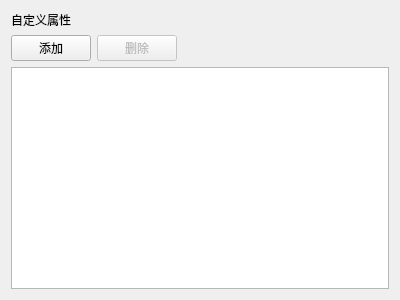
<?xml version="1.0" encoding="UTF-8"?>
<ui version="4.0">
 <class>CustomAttributesFrame</class>
 <widget class="QFrame" name="CustomAttributesFrame">
  <property name="geometry">
   <rect>
    <x>0</x>
    <y>0</y>
    <width>400</width>
    <height>300</height>
   </rect>
  </property>
  <layout class="QVBoxLayout" name="verticalLayout">
   <item>
    <widget class="QLabel" name="label">
     <property name="text">
      <string>自定义属性</string>
     </property>
    </widget>
   </item>
   <item>
    <widget class="QFrame" name="frame_Buttons">
     <property name="frameShape">
      <enum>QFrame::Shape::NoFrame</enum>
     </property>
     <property name="frameShadow">
      <enum>QFrame::Shadow::Plain</enum>
     </property>
     <layout class="QHBoxLayout" name="horizontalLayout">
      <property name="leftMargin">
       <number>0</number>
      </property>
      <property name="topMargin">
       <number>0</number>
      </property>
      <property name="rightMargin">
       <number>0</number>
      </property>
      <property name="bottomMargin">
       <number>0</number>
      </property>
      <item>
       <widget class="QPushButton" name="button_Add">
        <property name="text">
         <string>添加</string>
        </property>
       </widget>
      </item>
      <item>
       <widget class="QPushButton" name="button_Delete">
        <property name="enabled">
         <bool>false</bool>
        </property>
        <property name="text">
         <string>删除</string>
        </property>
       </widget>
      </item>
      <item>
       <spacer name="horizontalSpacer">
        <property name="orientation">
         <enum>Qt::Orientation::Horizontal</enum>
        </property>
        <property name="sizeHint" stdset="0">
         <size>
          <width>40</width>
          <height>20</height>
         </size>
        </property>
       </spacer>
      </item>
     </layout>
    </widget>
   </item>
   <item>
    <widget class="CustomAttributesTable" name="tableWidget"/>
   </item>
  </layout>
 </widget>
 <customwidgets>
  <customwidget>
   <class>CustomAttributesTable</class>
   <extends>QTableWidget</extends>
   <header>customattributestable.h</header>
  </customwidget>
 </customwidgets>
 <resources/>
 <connections/>
</ui>
